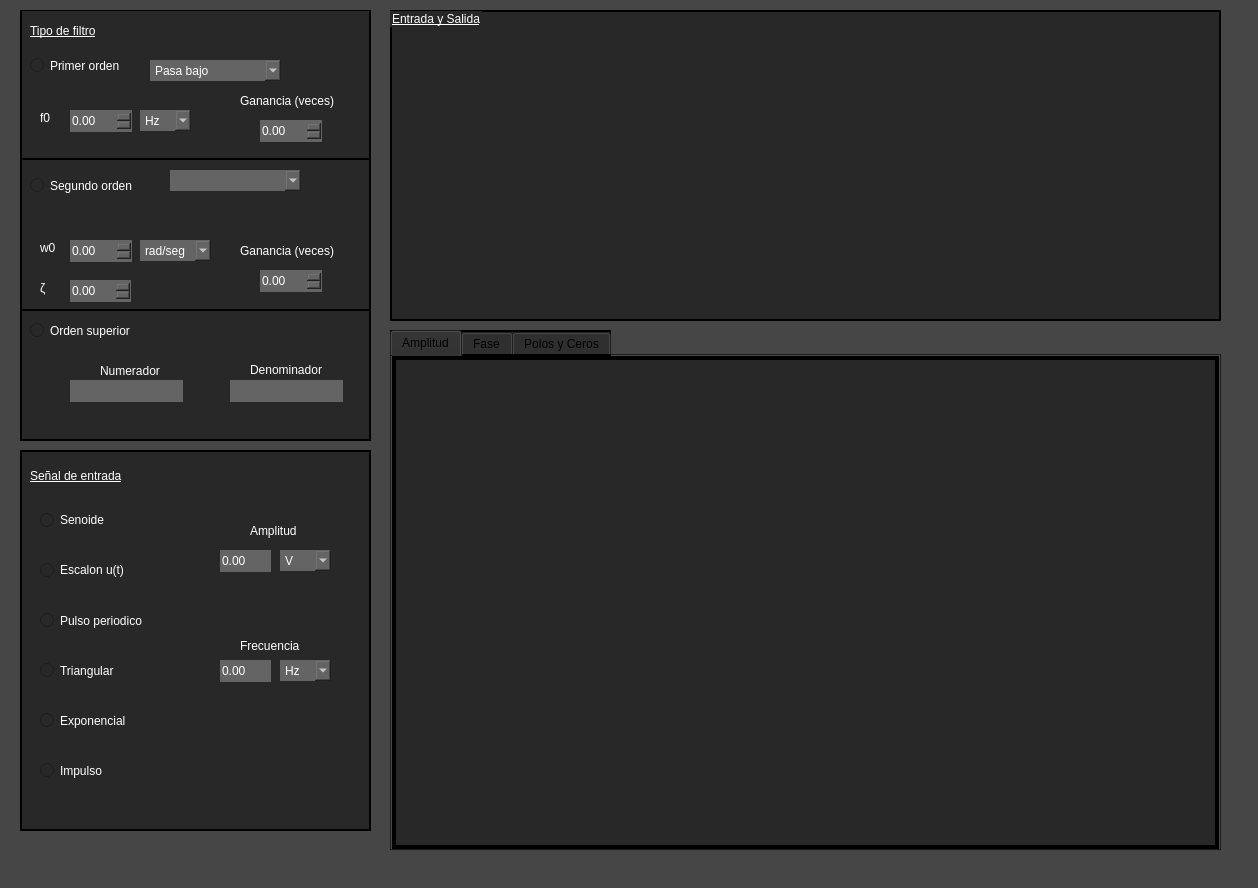
<?xml version="1.0" encoding="UTF-8"?>
<ui version="4.0">
 <class>MainWindow</class>
 <widget class="QMainWindow" name="MainWindow">
  <property name="geometry">
   <rect>
    <x>0</x>
    <y>0</y>
    <width>1258</width>
    <height>888</height>
   </rect>
  </property>
  <property name="windowTitle">
   <string>MainWindow</string>
  </property>
  <property name="styleSheet">
   <string notr="true">background-color: rgb(70, 70, 70);
</string>
  </property>
  <widget class="QWidget" name="centralwidget">
   <widget class="QWidget" name="widget_2" native="true">
    <property name="geometry">
     <rect>
      <x>20</x>
      <y>450</y>
      <width>351</width>
      <height>381</height>
     </rect>
    </property>
    <property name="styleSheet">
     <string notr="true">border-width: 2px;
border-color: rgb(0, 0, 0);
border-style: solid;
background-color: rgb(40,40,40);</string>
    </property>
    <widget class="QRadioButton" name="fePulso_button">
     <property name="geometry">
      <rect>
       <x>20</x>
       <y>160</y>
       <width>121</width>
       <height>21</height>
      </rect>
     </property>
     <property name="styleSheet">
      <string notr="true">color:white;
border-style: none</string>
     </property>
     <property name="text">
      <string>Pulso periodico</string>
     </property>
    </widget>
    <widget class="QLabel" name="label_2">
     <property name="geometry">
      <rect>
       <x>10</x>
       <y>10</y>
       <width>251</width>
       <height>31</height>
      </rect>
     </property>
     <property name="styleSheet">
      <string notr="true">font: 75 12pt &quot;Microsoft Tai Le&quot;;
text-decoration: underline;
color: white;
border-style:none;</string>
     </property>
     <property name="text">
      <string>Señal de entrada</string>
     </property>
    </widget>
    <widget class="QRadioButton" name="feSenoide_button">
     <property name="geometry">
      <rect>
       <x>20</x>
       <y>60</y>
       <width>95</width>
       <height>20</height>
      </rect>
     </property>
     <property name="styleSheet">
      <string notr="true">color:white;
border-style: none</string>
     </property>
     <property name="text">
      <string>Senoide</string>
     </property>
     <property name="checkable">
      <bool>true</bool>
     </property>
     <property name="checked">
      <bool>false</bool>
     </property>
    </widget>
    <widget class="QRadioButton" name="feEscalon_button">
     <property name="geometry">
      <rect>
       <x>20</x>
       <y>110</y>
       <width>95</width>
       <height>20</height>
      </rect>
     </property>
     <property name="styleSheet">
      <string notr="true">color:white;
border-style: none</string>
     </property>
     <property name="text">
      <string>Escalon u(t)</string>
     </property>
    </widget>
    <widget class="QLabel" name="feAmplitud_label">
     <property name="geometry">
      <rect>
       <x>230</x>
       <y>70</y>
       <width>61</width>
       <height>21</height>
      </rect>
     </property>
     <property name="styleSheet">
      <string notr="true">color:white;
border-style: none</string>
     </property>
     <property name="text">
      <string>Amplitud</string>
     </property>
    </widget>
    <widget class="QComboBox" name="feAmplitud_box">
     <property name="geometry">
      <rect>
       <x>260</x>
       <y>100</y>
       <width>51</width>
       <height>21</height>
      </rect>
     </property>
     <property name="styleSheet">
      <string notr="true">border-style:none;
color: white;
background-color: rgb(100,100,100);
</string>
     </property>
     <property name="currentIndex">
      <number>2</number>
     </property>
     <item>
      <property name="text">
       <string>µV</string>
      </property>
     </item>
     <item>
      <property name="text">
       <string>mV</string>
      </property>
     </item>
     <item>
      <property name="text">
       <string>V</string>
      </property>
     </item>
    </widget>
    <widget class="QLabel" name="feFrecuencia_label">
     <property name="enabled">
      <bool>true</bool>
     </property>
     <property name="geometry">
      <rect>
       <x>220</x>
       <y>180</y>
       <width>71</width>
       <height>31</height>
      </rect>
     </property>
     <property name="autoFillBackground">
      <bool>false</bool>
     </property>
     <property name="styleSheet">
      <string notr="true">color:white;
border-style: none</string>
     </property>
     <property name="text">
      <string>Frecuencia</string>
     </property>
    </widget>
    <widget class="QComboBox" name="feFrecuencia_box">
     <property name="enabled">
      <bool>true</bool>
     </property>
     <property name="geometry">
      <rect>
       <x>260</x>
       <y>210</y>
       <width>51</width>
       <height>21</height>
      </rect>
     </property>
     <property name="styleSheet">
      <string notr="true">border-style:none;
color: white;
background-color: rgb(100,100,100);
</string>
     </property>
     <item>
      <property name="text">
       <string>Hz</string>
      </property>
     </item>
     <item>
      <property name="text">
       <string>kHz</string>
      </property>
     </item>
     <item>
      <property name="text">
       <string>MHz</string>
      </property>
     </item>
     <item>
      <property name="text">
       <string>GHz</string>
      </property>
     </item>
    </widget>
    <widget class="QDoubleSpinBox" name="feAmplitud_text">
     <property name="geometry">
      <rect>
       <x>200</x>
       <y>100</y>
       <width>51</width>
       <height>22</height>
      </rect>
     </property>
     <property name="styleSheet">
      <string notr="true">border-style:none;
color: white;
background-color: rgb(100,100,100);
</string>
     </property>
     <property name="buttonSymbols">
      <enum>QAbstractSpinBox::NoButtons</enum>
     </property>
     <property name="maximum">
      <double>1000000000.000000000000000</double>
     </property>
    </widget>
    <widget class="QDoubleSpinBox" name="feFrecuencia_text">
     <property name="geometry">
      <rect>
       <x>200</x>
       <y>210</y>
       <width>51</width>
       <height>22</height>
      </rect>
     </property>
     <property name="styleSheet">
      <string notr="true">border-style:none;
color: white;
background-color: rgb(100,100,100);
</string>
     </property>
     <property name="buttonSymbols">
      <enum>QAbstractSpinBox::NoButtons</enum>
     </property>
     <property name="maximum">
      <double>10000000000.989999771118164</double>
     </property>
    </widget>
    <widget class="QRadioButton" name="feTriangular_button">
     <property name="geometry">
      <rect>
       <x>20</x>
       <y>210</y>
       <width>121</width>
       <height>21</height>
      </rect>
     </property>
     <property name="styleSheet">
      <string notr="true">color:white;
border-style: none</string>
     </property>
     <property name="text">
      <string>Triangular</string>
     </property>
    </widget>
    <widget class="QRadioButton" name="feExponencial_button">
     <property name="geometry">
      <rect>
       <x>20</x>
       <y>260</y>
       <width>121</width>
       <height>21</height>
      </rect>
     </property>
     <property name="styleSheet">
      <string notr="true">color:white;
border-style: none</string>
     </property>
     <property name="text">
      <string>Exponencial</string>
     </property>
    </widget>
    <widget class="QRadioButton" name="feImpulso_button">
     <property name="geometry">
      <rect>
       <x>20</x>
       <y>310</y>
       <width>121</width>
       <height>21</height>
      </rect>
     </property>
     <property name="styleSheet">
      <string notr="true">color:white;
border-style: none</string>
     </property>
     <property name="text">
      <string>Impulso</string>
     </property>
    </widget>
   </widget>
   <widget class="QWidget" name="widget" native="true">
    <property name="geometry">
     <rect>
      <x>20</x>
      <y>10</y>
      <width>351</width>
      <height>431</height>
     </rect>
    </property>
    <property name="styleSheet">
     <string notr="true">border-width: 2px;
border-color: rgb(0, 0, 0);
border-style: solid;
background-color: rgb(40,40,40);</string>
    </property>
    <widget class="QRadioButton" name="primerOrden_button">
     <property name="geometry">
      <rect>
       <x>10</x>
       <y>40</y>
       <width>121</width>
       <height>31</height>
      </rect>
     </property>
     <property name="styleSheet">
      <string notr="true">color:white;
border-style: none</string>
     </property>
     <property name="text">
      <string>Primer orden</string>
     </property>
    </widget>
    <widget class="QLabel" name="label">
     <property name="geometry">
      <rect>
       <x>10</x>
       <y>5</y>
       <width>241</width>
       <height>31</height>
      </rect>
     </property>
     <property name="styleSheet">
      <string notr="true">font: 75 12pt &quot;Microsoft Tai Le&quot;;
text-decoration: underline;
color: white;
border-style:none;</string>
     </property>
     <property name="text">
      <string>Tipo de filtro</string>
     </property>
    </widget>
    <widget class="QComboBox" name="primerOrden_box">
     <property name="enabled">
      <bool>false</bool>
     </property>
     <property name="geometry">
      <rect>
       <x>130</x>
       <y>50</y>
       <width>131</width>
       <height>21</height>
      </rect>
     </property>
     <property name="styleSheet">
      <string notr="true">border-style:none;
color: white;
background-color: rgb(100,100,100);
</string>
     </property>
     <property name="currentIndex">
      <number>0</number>
     </property>
     <item>
      <property name="text">
       <string>Pasa bajo</string>
      </property>
     </item>
     <item>
      <property name="text">
       <string>Pasa alto</string>
      </property>
     </item>
     <item>
      <property name="text">
       <string>Pasa todo</string>
      </property>
     </item>
    </widget>
    <widget class="QRadioButton" name="segundoOrden_button">
     <property name="geometry">
      <rect>
       <x>10</x>
       <y>160</y>
       <width>111</width>
       <height>31</height>
      </rect>
     </property>
     <property name="styleSheet">
      <string notr="true">color:white;
border-style: none</string>
     </property>
     <property name="text">
      <string>Segundo orden</string>
     </property>
    </widget>
    <widget class="QComboBox" name="segundoOrden_box">
     <property name="enabled">
      <bool>false</bool>
     </property>
     <property name="geometry">
      <rect>
       <x>150</x>
       <y>160</y>
       <width>131</width>
       <height>21</height>
      </rect>
     </property>
     <property name="styleSheet">
      <string notr="true">border-style:none;
color: white;
background-color: rgb(100,100,100);</string>
     </property>
     <property name="currentIndex">
      <number>-1</number>
     </property>
     <item>
      <property name="text">
       <string>Pasa bajo</string>
      </property>
     </item>
     <item>
      <property name="text">
       <string>Pasa alto</string>
      </property>
     </item>
     <item>
      <property name="text">
       <string>Pasa todo</string>
      </property>
     </item>
     <item>
      <property name="text">
       <string>Pasa banda</string>
      </property>
     </item>
     <item>
      <property name="text">
       <string>Notch</string>
      </property>
     </item>
    </widget>
    <widget class="QRadioButton" name="ordenSuperior_button">
     <property name="geometry">
      <rect>
       <x>10</x>
       <y>310</y>
       <width>121</width>
       <height>21</height>
      </rect>
     </property>
     <property name="styleSheet">
      <string notr="true">color:white;
border-style: none</string>
     </property>
     <property name="text">
      <string>Orden superior</string>
     </property>
    </widget>
    <widget class="QLabel" name="numerador_label">
     <property name="enabled">
      <bool>false</bool>
     </property>
     <property name="geometry">
      <rect>
       <x>80</x>
       <y>350</y>
       <width>81</width>
       <height>21</height>
      </rect>
     </property>
     <property name="styleSheet">
      <string notr="true">color:white;
border-style: none</string>
     </property>
     <property name="text">
      <string>Numerador</string>
     </property>
    </widget>
    <widget class="QLabel" name="denominador_label">
     <property name="enabled">
      <bool>false</bool>
     </property>
     <property name="geometry">
      <rect>
       <x>230</x>
       <y>350</y>
       <width>91</width>
       <height>20</height>
      </rect>
     </property>
     <property name="styleSheet">
      <string notr="true">color:white;
border-style: none</string>
     </property>
     <property name="text">
      <string>Denominador</string>
     </property>
    </widget>
    <widget class="QLineEdit" name="numerador_text">
     <property name="enabled">
      <bool>false</bool>
     </property>
     <property name="geometry">
      <rect>
       <x>50</x>
       <y>370</y>
       <width>113</width>
       <height>22</height>
      </rect>
     </property>
     <property name="styleSheet">
      <string notr="true">border-style:none;
color: white;
background-color: rgb(100,100,100);</string>
     </property>
    </widget>
    <widget class="QLineEdit" name="denominador_text">
     <property name="enabled">
      <bool>false</bool>
     </property>
     <property name="geometry">
      <rect>
       <x>210</x>
       <y>370</y>
       <width>113</width>
       <height>22</height>
      </rect>
     </property>
     <property name="styleSheet">
      <string notr="true">border-style:none;
color: white;
background-color: rgb(100,100,100);</string>
     </property>
    </widget>
    <widget class="QLabel" name="f0_label">
     <property name="enabled">
      <bool>false</bool>
     </property>
     <property name="geometry">
      <rect>
       <x>20</x>
       <y>100</y>
       <width>21</width>
       <height>16</height>
      </rect>
     </property>
     <property name="styleSheet">
      <string notr="true">border-style:none;
font: 75 8pt &quot;MS Shell Dlg 2&quot;;
color:white;</string>
     </property>
     <property name="text">
      <string>f0</string>
     </property>
    </widget>
    <widget class="QDoubleSpinBox" name="f0_spinBox">
     <property name="enabled">
      <bool>false</bool>
     </property>
     <property name="geometry">
      <rect>
       <x>50</x>
       <y>100</y>
       <width>62</width>
       <height>22</height>
      </rect>
     </property>
     <property name="styleSheet">
      <string notr="true">border-style:none;
color: white;
background-color: rgb(100,100,100);</string>
     </property>
     <property name="maximum">
      <double>1000000000.000000000000000</double>
     </property>
    </widget>
    <widget class="QComboBox" name="f0_box">
     <property name="enabled">
      <bool>false</bool>
     </property>
     <property name="geometry">
      <rect>
       <x>120</x>
       <y>100</y>
       <width>51</width>
       <height>21</height>
      </rect>
     </property>
     <property name="styleSheet">
      <string notr="true">border-style:none;
color: white;
background-color: rgb(100,100,100);</string>
     </property>
     <item>
      <property name="text">
       <string>Hz</string>
      </property>
     </item>
     <item>
      <property name="text">
       <string>kHz</string>
      </property>
     </item>
     <item>
      <property name="text">
       <string>MHz</string>
      </property>
     </item>
     <item>
      <property name="text">
       <string>GHz</string>
      </property>
     </item>
    </widget>
    <widget class="QLabel" name="w0_label">
     <property name="enabled">
      <bool>false</bool>
     </property>
     <property name="geometry">
      <rect>
       <x>20</x>
       <y>230</y>
       <width>21</width>
       <height>16</height>
      </rect>
     </property>
     <property name="styleSheet">
      <string notr="true">color:white;
border-style: none</string>
     </property>
     <property name="text">
      <string>w0</string>
     </property>
    </widget>
    <widget class="QDoubleSpinBox" name="w0_spinBox">
     <property name="enabled">
      <bool>false</bool>
     </property>
     <property name="geometry">
      <rect>
       <x>50</x>
       <y>230</y>
       <width>62</width>
       <height>22</height>
      </rect>
     </property>
     <property name="styleSheet">
      <string notr="true">border-style:none;
color: white;
background-color: rgb(100,100,100);</string>
     </property>
     <property name="maximum">
      <double>1000000000.000000000000000</double>
     </property>
    </widget>
    <widget class="QComboBox" name="w0_box">
     <property name="enabled">
      <bool>false</bool>
     </property>
     <property name="geometry">
      <rect>
       <x>120</x>
       <y>230</y>
       <width>71</width>
       <height>21</height>
      </rect>
     </property>
     <property name="styleSheet">
      <string notr="true">border-style:none;
color: white;
background-color: rgb(100,100,100);</string>
     </property>
     <item>
      <property name="text">
       <string>rad/seg</string>
      </property>
     </item>
     <item>
      <property name="text">
       <string>10^3 rad/seg</string>
      </property>
     </item>
     <item>
      <property name="text">
       <string>10^6 rad/seg</string>
      </property>
     </item>
     <item>
      <property name="text">
       <string>10^9 rad/seg</string>
      </property>
     </item>
    </widget>
    <widget class="QLabel" name="xi_label">
     <property name="enabled">
      <bool>false</bool>
     </property>
     <property name="geometry">
      <rect>
       <x>20</x>
       <y>270</y>
       <width>21</width>
       <height>16</height>
      </rect>
     </property>
     <property name="styleSheet">
      <string notr="true">color:white;
font: 75 10pt &quot;MS Shell Dlg 2&quot;;
border-style: none;
</string>
     </property>
     <property name="text">
      <string>ζ</string>
     </property>
    </widget>
    <widget class="QDoubleSpinBox" name="xi_spinBox">
     <property name="enabled">
      <bool>false</bool>
     </property>
     <property name="geometry">
      <rect>
       <x>50</x>
       <y>270</y>
       <width>61</width>
       <height>22</height>
      </rect>
     </property>
     <property name="styleSheet">
      <string notr="true">border-style:none;
color: white;
background-color: rgb(100,100,100);</string>
     </property>
     <property name="maximum">
      <double>1000000000.000000000000000</double>
     </property>
     <property name="singleStep">
      <double>0.100000000000000</double>
     </property>
    </widget>
    <widget class="QDoubleSpinBox" name="ganancia_primerOrden_spinBox">
     <property name="enabled">
      <bool>false</bool>
     </property>
     <property name="geometry">
      <rect>
       <x>240</x>
       <y>110</y>
       <width>62</width>
       <height>22</height>
      </rect>
     </property>
     <property name="styleSheet">
      <string notr="true">border-style:none;
color: white;
background-color: rgb(100,100,100);</string>
     </property>
     <property name="maximum">
      <double>1000000000.000000000000000</double>
     </property>
     <property name="singleStep">
      <double>0.500000000000000</double>
     </property>
    </widget>
    <widget class="QDoubleSpinBox" name="ganancia_segundoOrden_spinBox">
     <property name="enabled">
      <bool>false</bool>
     </property>
     <property name="geometry">
      <rect>
       <x>240</x>
       <y>260</y>
       <width>62</width>
       <height>22</height>
      </rect>
     </property>
     <property name="styleSheet">
      <string notr="true">border-style:none;
color: white;
background-color: rgb(100,100,100);</string>
     </property>
     <property name="maximum">
      <double>1000000000.000000000000000</double>
     </property>
     <property name="singleStep">
      <double>0.500000000000000</double>
     </property>
    </widget>
    <widget class="QLabel" name="ganancia_segundoOrden_label">
     <property name="enabled">
      <bool>false</bool>
     </property>
     <property name="geometry">
      <rect>
       <x>220</x>
       <y>230</y>
       <width>101</width>
       <height>21</height>
      </rect>
     </property>
     <property name="styleSheet">
      <string notr="true">color:white;
border-style: none</string>
     </property>
     <property name="text">
      <string>Ganancia (veces)</string>
     </property>
    </widget>
    <widget class="QLabel" name="ganancia_primerOrden_label">
     <property name="enabled">
      <bool>false</bool>
     </property>
     <property name="geometry">
      <rect>
       <x>220</x>
       <y>80</y>
       <width>101</width>
       <height>21</height>
      </rect>
     </property>
     <property name="styleSheet">
      <string notr="true">color:white;
border-style:none;</string>
     </property>
     <property name="text">
      <string>Ganancia (veces)</string>
     </property>
    </widget>
    <widget class="Line" name="line">
     <property name="geometry">
      <rect>
       <x>0</x>
       <y>-1</y>
       <width>351</width>
       <height>151</height>
      </rect>
     </property>
     <property name="styleSheet">
      <string notr="true">border-top-color: rgb(0, 0, 0);
border-width:2px;
border-style:solid;</string>
     </property>
     <property name="orientation">
      <enum>Qt::Horizontal</enum>
     </property>
    </widget>
    <widget class="Line" name="line_2">
     <property name="geometry">
      <rect>
       <x>0</x>
       <y>140</y>
       <width>351</width>
       <height>161</height>
      </rect>
     </property>
     <property name="orientation">
      <enum>Qt::Horizontal</enum>
     </property>
    </widget>
    <zorder>line_2</zorder>
    <zorder>line</zorder>
    <zorder>primerOrden_button</zorder>
    <zorder>label</zorder>
    <zorder>primerOrden_box</zorder>
    <zorder>segundoOrden_button</zorder>
    <zorder>segundoOrden_box</zorder>
    <zorder>ordenSuperior_button</zorder>
    <zorder>numerador_label</zorder>
    <zorder>denominador_label</zorder>
    <zorder>numerador_text</zorder>
    <zorder>denominador_text</zorder>
    <zorder>f0_label</zorder>
    <zorder>f0_spinBox</zorder>
    <zorder>f0_box</zorder>
    <zorder>w0_label</zorder>
    <zorder>w0_spinBox</zorder>
    <zorder>w0_box</zorder>
    <zorder>xi_label</zorder>
    <zorder>xi_spinBox</zorder>
    <zorder>ganancia_primerOrden_spinBox</zorder>
    <zorder>ganancia_segundoOrden_spinBox</zorder>
    <zorder>ganancia_segundoOrden_label</zorder>
    <zorder>ganancia_primerOrden_label</zorder>
   </widget>
   <widget class="QGroupBox" name="groupBox">
    <property name="geometry">
     <rect>
      <x>390</x>
      <y>10</y>
      <width>831</width>
      <height>311</height>
     </rect>
    </property>
    <property name="styleSheet">
     <string notr="true">font: 75 10pt &quot;Microsoft Tai Le&quot;;
text-decoration: underline;
color: white;
background-color: rgb(40,40,40);
border-width:2px;
border-color: rgb(0, 0, 0);
border-style: solid;</string>
    </property>
    <property name="title">
     <string>Entrada y Salida</string>
    </property>
    <widget class="MplWidget" name="MplWidget" native="true">
     <property name="geometry">
      <rect>
       <x>10</x>
       <y>20</y>
       <width>811</width>
       <height>281</height>
      </rect>
     </property>
     <property name="styleSheet">
      <string notr="true">border-style:none
</string>
     </property>
    </widget>
   </widget>
   <widget class="QTabWidget" name="tabWidget">
    <property name="geometry">
     <rect>
      <x>390</x>
      <y>330</y>
      <width>831</width>
      <height>521</height>
     </rect>
    </property>
    <property name="styleSheet">
     <string notr="true">background-color: rgb(40,40,40);
border-width:2px;
border-color: rgb(0, 0, 0);
border-style: solid;</string>
    </property>
    <property name="currentIndex">
     <number>0</number>
    </property>
    <widget class="QWidget" name="tab">
     <attribute name="title">
      <string>Amplitud</string>
     </attribute>
     <widget class="MplWidget" name="MplWidget_2" native="true">
      <property name="geometry">
       <rect>
        <x>10</x>
        <y>10</y>
        <width>801</width>
        <height>451</height>
       </rect>
      </property>
      <property name="styleSheet">
       <string notr="true">border-style:none;</string>
      </property>
     </widget>
    </widget>
    <widget class="QWidget" name="tab_2">
     <attribute name="title">
      <string>Fase</string>
     </attribute>
     <widget class="MplWidget" name="MplWidget_3" native="true">
      <property name="geometry">
       <rect>
        <x>10</x>
        <y>10</y>
        <width>781</width>
        <height>451</height>
       </rect>
      </property>
      <property name="styleSheet">
       <string notr="true">border-style:none;</string>
      </property>
     </widget>
    </widget>
    <widget class="QWidget" name="tab_3">
     <attribute name="title">
      <string>Polos y Ceros</string>
     </attribute>
     <widget class="MplWidget" name="MplWidget_4" native="true">
      <property name="geometry">
       <rect>
        <x>10</x>
        <y>10</y>
        <width>781</width>
        <height>451</height>
       </rect>
      </property>
      <property name="styleSheet">
       <string notr="true">border-style:none;</string>
      </property>
     </widget>
    </widget>
   </widget>
  </widget>
  <widget class="QMenuBar" name="menubar">
   <property name="geometry">
    <rect>
     <x>0</x>
     <y>0</y>
     <width>1258</width>
     <height>26</height>
    </rect>
   </property>
  </widget>
  <widget class="QStatusBar" name="statusbar"/>
 </widget>
 <customwidgets>
  <customwidget>
   <class>MplWidget</class>
   <extends>QWidget</extends>
   <header>mplwidget.h</header>
   <container>1</container>
  </customwidget>
 </customwidgets>
 <resources/>
 <connections/>
</ui>
